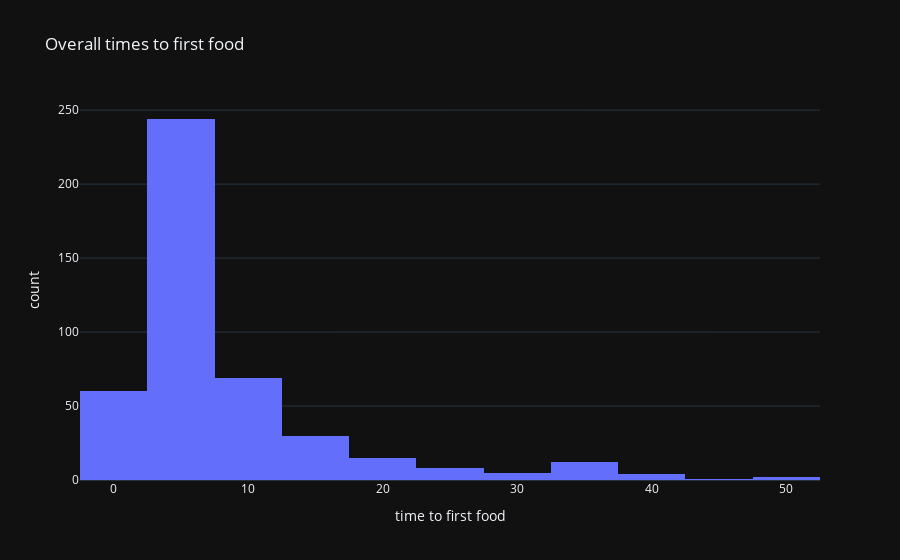

This figure's notebook cell:
### Code cell
#this migth be more useful
px.histogram(impactDF, x="time to first food", nbins=20, title="Overall times to first food",
             template="plotly_dark")

### Figure 1 — Plotly figure (JSON) as saved in the notebook; plotly's stock layout.template omitted (floating-point values rounded to 4 significant figures; data arrays with more than 128 entries replaced by an {"elided": "..."} marker saying what was removed)
{"data": [{"alignmentgroup": "True", "bingroup": "x", "hovertemplate": "time to first food=%{x}<br>count=%{y}<extra></extra>", "legendgroup": "", "marker": {"color": "#636efa", "pattern": {"shape": ""}}, "name": "", "nbinsx": 20, "offsetgroup": "", "orientation": "v", "showlegend": false, "type": "histogram", "x": {"elided": "450 float values"}, "xaxis": "x", "yaxis": "y"}], "layout": {"barmode": "relative", "legend": {"tracegroupgap": 0}, "title": {"text": "Overall times to first food"}, "xaxis": {"anchor": "y", "domain": [0, 1], "title": {"text": "time to first food"}}, "yaxis": {"anchor": "x", "domain": [0, 1], "title": {"text": "count"}}}}
